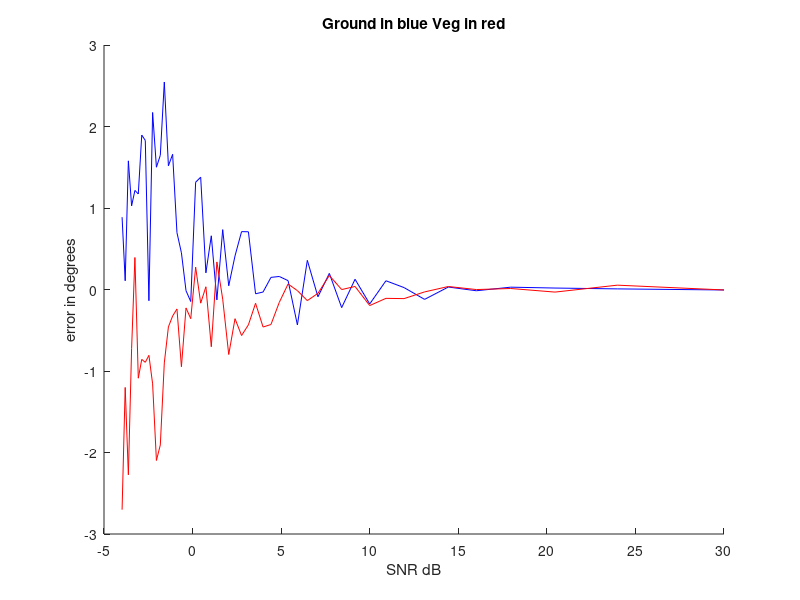
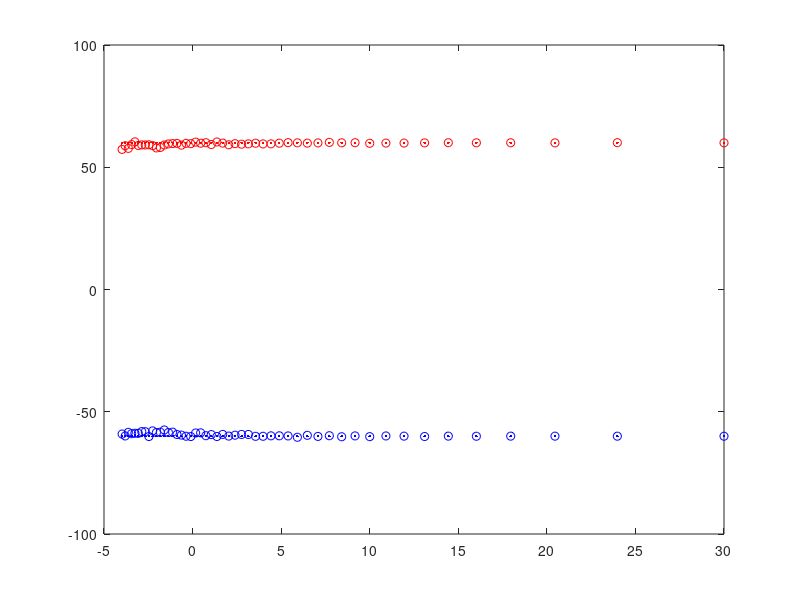
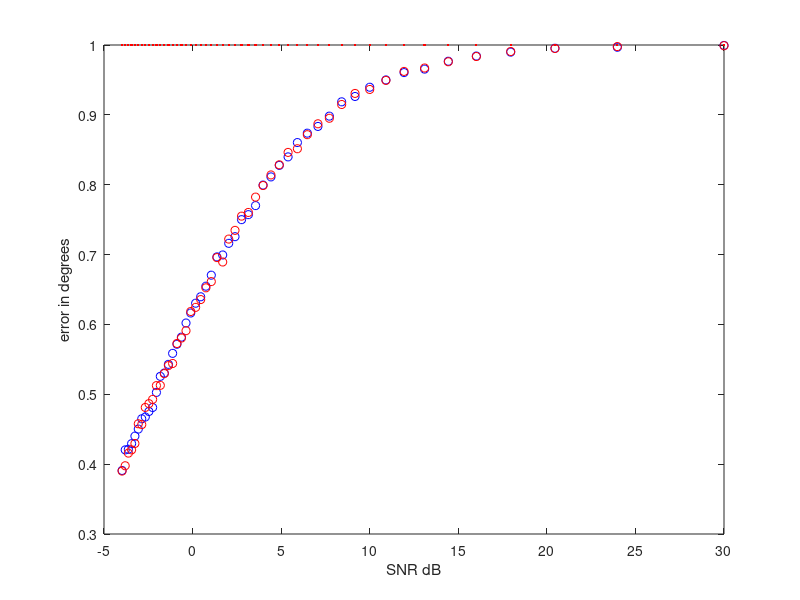

Write MATLAB code to recreate these figures, in order.
%% Afric_Sim_test_espirit
clc;clear all;
%% Initializations
% Setting up the enviornment
g_weight = 1; %ground weighting factor
v_weight = 1;   %veg weighting factor
n_weight = 1*10^(-3/2);% Added Noise to the System

Pol_ground = [1;1;0]; %Multivatiant Ground
Pol_vegitation = [1;0;1]; %Multivariant Vegitation

ground_offset = pi/3; % Ground Interferomitry offset
vegitation_offset = -pi/3;    % Vegitation Interferomitry offset

Window = 100;    %size of Ensamble Average Window
Noise_samples = 50;

g_mag = zeros(Noise_samples,1); v_mag = zeros(Noise_samples,1);
est_ground_angle = zeros(Noise_samples,1); est_vegitation_angle = zeros(Noise_samples,1);
%% Matrix Calculations
% Implimenting a window. Esprit and SR techniques
for Averaged_sample = 1:Noise_samples;
    Noise = Averaged_sample*n_weight;
    for i = 1:Window
        
        g =  Pol_ground*(sqrt(-2*log(1-rand(1,Window))).*exp(1i*2*pi*rand(1,Window)));
        v =  Pol_vegitation*(sqrt(-2*log(1-rand(1,Window))).*exp(1i*2*pi*rand(1,Window)));
        
        signal_1 = g_weight*g + v_weight*v;
        signal_2 = g_weight*exp(1i*ground_offset)*g + g_weight*exp(1i*vegitation_offset)*v;
        
        AddedNoise_1 = Noise*sqrt(-2*log(1-rand(3,Window))).*exp(1i*2*pi*rand(3,Window));
        AddedNoise_2 = Noise*sqrt(-2*log(1-rand(3,Window))).*exp(1i*2*pi*rand(3,Window));

        signal_1_Noise = signal_1 + AddedNoise_1;
        signal_2_Noise = signal_2 + AddedNoise_2;
        
        R1 = signal_1_Noise*signal_1_Noise';
        R2 = signal_1_Noise*signal_2_Noise';
        
        A=pinv(R1)*R2;
        [u,c] = eig(A);
        
        sg = abs(Pol_ground'*u);
        [~,kk] = sort(sg,'descend');
        
        est_ground_angle(Averaged_sample) = est_ground_angle(Averaged_sample) + angle(c(kk(1),kk(1)))/Window;
        g_mag(Averaged_sample) = g_mag(Averaged_sample) + abs(c(kk(1),kk(1)))/Window;
        
        sv = abs(Pol_vegitation'*u);
        [~,kk] = sort(sv,'descend');
        
        est_vegitation_angle(Averaged_sample) = est_vegitation_angle(Averaged_sample) + angle(c(kk(1),kk(1)))/Window;
        v_mag(Averaged_sample) = v_mag(Averaged_sample) + abs(c(kk(1),kk(1)))/Window;
        
    end
end
temp = 1:Noise_samples;
n_snr = 10*log10(1./(temp*n_weight).^2)';
%% Ploting Results
g_error = est_ground_angle*180/pi - -1*ones(Noise_samples,1)*ground_offset*180/pi;
v_error = est_vegitation_angle*180/pi - -1*ones(Noise_samples,1)*vegitation_offset*180/pi;
figure(1);title('Ground in blue Veg in red');
hold on;
plot(n_snr,g_error,'b')
plot(n_snr,v_error,'r')
xlabel('SNR dB');ylabel('error in degrees')
hold off;

figure(2);title('Ground and Vegitation angle in degrees');
plot(n_snr,est_ground_angle*180/pi,'bo'); %Estimated ground angle
hold on;
plot(n_snr,-1*ones(Noise_samples,1)*ground_offset*180/pi,'b.'); %actual Ground Phase
plot(n_snr,est_vegitation_angle*180/pi,'ro'); %Estimated Vegitation angle
plot(n_snr,-1*ones(Noise_samples,1)*vegitation_offset*180/pi,'r.'); %actual Vegitation phase
hold off;

figure(3);title('Ground and Vegitation angle in degrees');
plot(n_snr,g_mag,'bo'); %Estimated ground angle
hold on;
plot(n_snr,ones(Noise_samples,1)*g_weight,'b.'); %actual Ground Phase
plot(n_snr,v_mag,'ro'); %Estimated Vegitation angle
plot(n_snr,ones(Noise_samples,1)*v_weight,'r.'); %actual Vegitation phase
xlabel('SNR dB');ylabel('error in degrees')
hold off;
